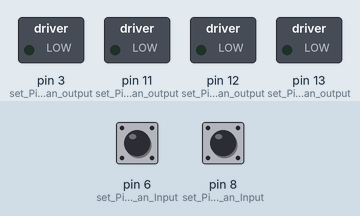
The sketch below on a simulated Arduino Uno, built with avr-gcc and run on an emulated ATmega328P. On the bench: switched loads named in the sketch (green lamp = pin HIGH). The inputs (shaded band) are chosen by the test bench; at power-on: pin 6 (set_Pin_6_as_an_Input) HIGH, pin 8 (set_Pin_8_as_an_Input) HIGH.

Above: at 5.8 s.
5.9 s: pin 6 (set_Pin_6_as_an_Input) pulled LOW for 0.15 s
At 6.0 s:
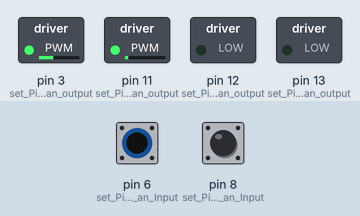
7.6 s: pin 8 (set_Pin_8_as_an_Input) pulled LOW for 0.15 s
At 7.7 s:
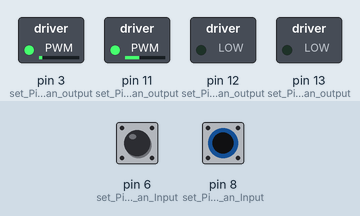
9.3 s: pin 8 (set_Pin_8_as_an_Input) pulled LOW for 3.2 s
At 13.7 s:
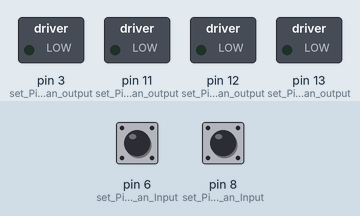
14.0 s: pin 6 (set_Pin_6_as_an_Input) pulled LOW for 3.2 s
At 14.9 s:
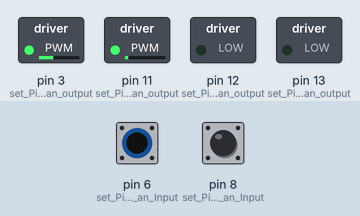
18.7 s: pin 6 (set_Pin_6_as_an_Input) driven LOW and pin 8 (set_Pin_8_as_an_Input) driven LOW
At 19.7 s:
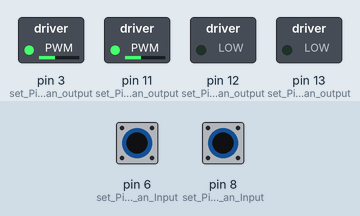
Timing chart, 0 to 21.3 s (numbered marks = the images above; inputs shaded):
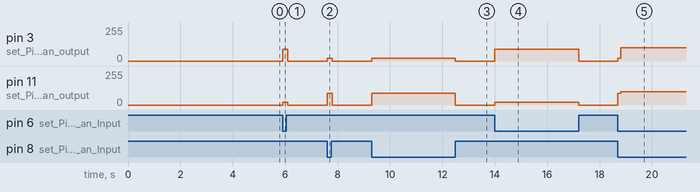

Measured:
- after the input at 5.9 s, pin 3 (set_Pin_3_as_an_output): 0/255 → 90/255 at once, → 0/255 0.20 s later; pin 11 (set_Pin_11_as_an_output): 0/255 → 20/255 at once, → 0/255 0.20 s later
- after the input at 7.6 s, pin 3 (set_Pin_3_as_an_output): 0/255 → 20/255 at once, → 0/255 0.20 s later; pin 11 (set_Pin_11_as_an_output): 0/255 → 90/255 at once, → 0/255 0.20 s later
- after the input at 9.3 s, pin 3 (set_Pin_3_as_an_output): 0/255 → 20/255 at once, → 0/255 3.2 s later; pin 11 (set_Pin_11_as_an_output): 0/255 → 90/255 at once, → 0/255 3.2 s later
- after the input at 14.0 s, pin 3 (set_Pin_3_as_an_output): 0/255 → 90/255 at once, → 0/255 3.2 s later; pin 11 (set_Pin_11_as_an_output): 0/255 → 20/255 at once, → 0/255 3.2 s later
- after the input at 18.7 s, pin 3 (set_Pin_3_as_an_output): 0/255 → 20/255 at once, → 100/255 0.10 s later; pin 11 (set_Pin_11_as_an_output): 0/255 → 90/255 at once, → 100/255 0.10 s later

The sketch:

3_ForceBot.ino
```cpp
void setup() {
  // Motor control pins
  pinMode(13, OUTPUT);    // set Pin 13 as an output
  pinMode(11, OUTPUT);    // set Pin 11 as an output
  pinMode(12, OUTPUT);    // set Pin 12 as an output
  pinMode(3, OUTPUT);     // set Pin 3 as an output

  // Sensor Pins
  pinMode(6, INPUT);     // set Pin 6 as an Input
  pinMode(8, INPUT);     // set Pin 8 as an Input
}

// Main loop - runs repeatedly
void loop() {
  delay(5000);            // Wait for 5 seconds
  forceBot();             // Call the forceBot function
}

// ForceBot - Moves backward when both sensors detect an obstacle
// Turns in reverse when only one sensor detects an obstacle
void forceBot(){
  while(true){
    if(digitalRead(6) == 0 && digitalRead(8) == 0){  // If both sensors detect something
      reverse(100);                                  // Move backward at speed 100
      delay(100);                                    // Short delay before checking again
    }
    else if(digitalRead(6) == 0){                    // If only left sensor detects something
      reverseTurn(90, 20);                           // Reverse turn slightly to the right
      delay(100);                                    // Short delay before checking again
    }
    else if(digitalRead(8) == 0){                    // If only right sensor detects something
      reverseTurn(20, 90);                           // Reverse turn slightly to the left
      delay(100);                                    // Short delay before checking again
    }
    else {                                           // If no obstacles are detected
      stopMotors();                                  // Stop the motors
    }
  }
}

// Drive Functions
void reverseTurn(int leftspeed, int rightspeed){
  digitalWrite(13, LOW);       // Set Pin 13 to LOW, LOW = Reverse
  digitalWrite(12, LOW);       // Set Pin 12 to LOW, LOW = Reverse
  analogWrite(11, rightspeed);  // Set the right motor's speed using PWM
  analogWrite(3, leftspeed);    // Set the left motor's speed using PWM
}

void stopMotors(){
  // Set the motor speed to 0 to stop the motors.
  analogWrite(11, 0);
  analogWrite(3, 0);
}

void reverse(int motorspeed){
  digitalWrite(13, LOW);        // Set Pin 13 to LOW, LOW = Reverse
  digitalWrite(12, LOW);        // Set Pin 12 to LOW, LOW = Reverse
  analogWrite(11, motorspeed);  // Add Specified Speed to Pin 11 using PWM
  analogWrite(3, motorspeed);   // Add Specified Speed to Pin 3 using PWM
}
```
